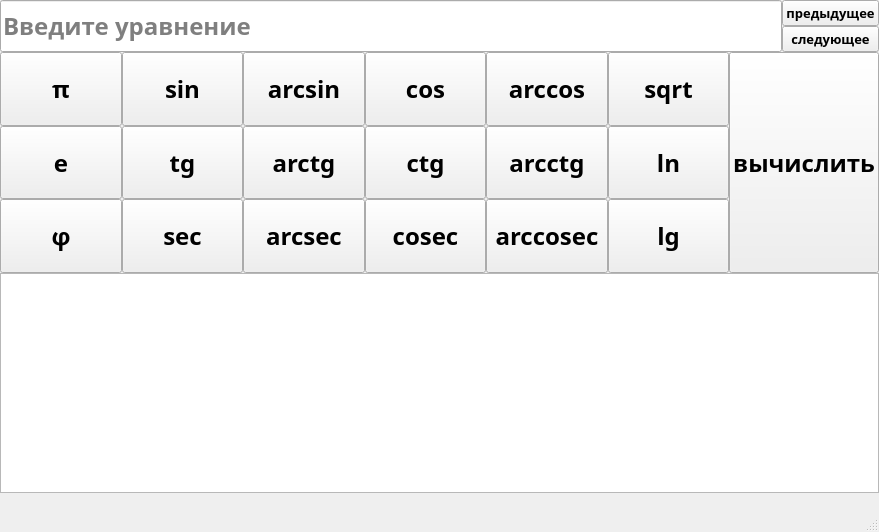
<?xml version="1.0" encoding="UTF-8"?>
<ui version="4.0">
 <class>MainWindow</class>
 <widget class="QMainWindow" name="MainWindow">
  <property name="geometry">
   <rect>
    <x>0</x>
    <y>0</y>
    <width>879</width>
    <height>532</height>
   </rect>
  </property>
  <property name="font">
   <font>
    <family>MS Reference Sans Serif</family>
    <pointsize>18</pointsize>
    <weight>75</weight>
    <italic>false</italic>
    <bold>true</bold>
    <underline>false</underline>
    <kerning>true</kerning>
   </font>
  </property>
  <property name="windowTitle">
   <string>MainWindow</string>
  </property>
  <widget class="QWidget" name="centralwidget">
   <layout class="QVBoxLayout" name="verticalLayout_9">
    <property name="spacing">
     <number>0</number>
    </property>
    <property name="leftMargin">
     <number>0</number>
    </property>
    <property name="topMargin">
     <number>0</number>
    </property>
    <property name="rightMargin">
     <number>0</number>
    </property>
    <property name="bottomMargin">
     <number>0</number>
    </property>
    <item>
     <layout class="QGridLayout" name="gridLayout">
      <property name="spacing">
       <number>0</number>
      </property>
      <item row="1" column="1">
       <layout class="QVBoxLayout" name="verticalLayout_8">
        <property name="spacing">
         <number>0</number>
        </property>
        <item>
         <widget class="QPushButton" name="pushButton_2">
          <property name="sizePolicy">
           <sizepolicy hsizetype="Minimum" vsizetype="Minimum">
            <horstretch>0</horstretch>
            <verstretch>0</verstretch>
           </sizepolicy>
          </property>
          <property name="font">
           <font>
            <pointsize>10</pointsize>
           </font>
          </property>
          <property name="text">
           <string>предыдущее</string>
          </property>
         </widget>
        </item>
        <item>
         <widget class="QPushButton" name="pushButton">
          <property name="sizePolicy">
           <sizepolicy hsizetype="Minimum" vsizetype="Minimum">
            <horstretch>0</horstretch>
            <verstretch>0</verstretch>
           </sizepolicy>
          </property>
          <property name="font">
           <font>
            <pointsize>10</pointsize>
           </font>
          </property>
          <property name="text">
           <string>следующее</string>
          </property>
         </widget>
        </item>
       </layout>
      </item>
      <item row="1" column="0">
       <widget class="QLineEdit" name="lineEdit">
        <property name="sizePolicy">
         <sizepolicy hsizetype="Expanding" vsizetype="Minimum">
          <horstretch>0</horstretch>
          <verstretch>0</verstretch>
         </sizepolicy>
        </property>
        <property name="text">
         <string/>
        </property>
        <property name="placeholderText">
         <string>Введите уравнение</string>
        </property>
       </widget>
      </item>
     </layout>
    </item>
    <item>
     <layout class="QHBoxLayout" name="horizontalLayout_2">
      <property name="spacing">
       <number>0</number>
      </property>
      <item>
       <layout class="QVBoxLayout" name="verticalLayout">
        <property name="spacing">
         <number>0</number>
        </property>
        <item>
         <widget class="QPushButton" name="p_button">
          <property name="sizePolicy">
           <sizepolicy hsizetype="Minimum" vsizetype="Expanding">
            <horstretch>0</horstretch>
            <verstretch>0</verstretch>
           </sizepolicy>
          </property>
          <property name="text">
           <string>π</string>
          </property>
         </widget>
        </item>
        <item>
         <widget class="QPushButton" name="e_button">
          <property name="sizePolicy">
           <sizepolicy hsizetype="Minimum" vsizetype="Expanding">
            <horstretch>0</horstretch>
            <verstretch>0</verstretch>
           </sizepolicy>
          </property>
          <property name="text">
           <string>e</string>
          </property>
         </widget>
        </item>
        <item>
         <widget class="QPushButton" name="f_button">
          <property name="sizePolicy">
           <sizepolicy hsizetype="Minimum" vsizetype="Expanding">
            <horstretch>0</horstretch>
            <verstretch>0</verstretch>
           </sizepolicy>
          </property>
          <property name="text">
           <string>φ</string>
          </property>
         </widget>
        </item>
       </layout>
      </item>
      <item>
       <layout class="QVBoxLayout" name="verticalLayout_2">
        <property name="spacing">
         <number>0</number>
        </property>
        <item>
         <widget class="QPushButton" name="sin_button">
          <property name="sizePolicy">
           <sizepolicy hsizetype="Minimum" vsizetype="Expanding">
            <horstretch>0</horstretch>
            <verstretch>0</verstretch>
           </sizepolicy>
          </property>
          <property name="text">
           <string>sin</string>
          </property>
         </widget>
        </item>
        <item>
         <widget class="QPushButton" name="tg_button">
          <property name="sizePolicy">
           <sizepolicy hsizetype="Minimum" vsizetype="Expanding">
            <horstretch>0</horstretch>
            <verstretch>0</verstretch>
           </sizepolicy>
          </property>
          <property name="text">
           <string>tg</string>
          </property>
         </widget>
        </item>
        <item>
         <widget class="QPushButton" name="sec_button">
          <property name="sizePolicy">
           <sizepolicy hsizetype="Minimum" vsizetype="Expanding">
            <horstretch>0</horstretch>
            <verstretch>0</verstretch>
           </sizepolicy>
          </property>
          <property name="text">
           <string>sec</string>
          </property>
         </widget>
        </item>
       </layout>
      </item>
      <item>
       <layout class="QVBoxLayout" name="verticalLayout_6">
        <property name="spacing">
         <number>0</number>
        </property>
        <item>
         <widget class="QPushButton" name="arcsin_button">
          <property name="sizePolicy">
           <sizepolicy hsizetype="Minimum" vsizetype="Expanding">
            <horstretch>0</horstretch>
            <verstretch>0</verstretch>
           </sizepolicy>
          </property>
          <property name="text">
           <string>arcsin</string>
          </property>
         </widget>
        </item>
        <item>
         <widget class="QPushButton" name="arctg_button">
          <property name="sizePolicy">
           <sizepolicy hsizetype="Minimum" vsizetype="Expanding">
            <horstretch>0</horstretch>
            <verstretch>0</verstretch>
           </sizepolicy>
          </property>
          <property name="text">
           <string>arctg</string>
          </property>
         </widget>
        </item>
        <item>
         <widget class="QPushButton" name="arcsec_button">
          <property name="sizePolicy">
           <sizepolicy hsizetype="Minimum" vsizetype="Expanding">
            <horstretch>0</horstretch>
            <verstretch>0</verstretch>
           </sizepolicy>
          </property>
          <property name="text">
           <string>arcsec</string>
          </property>
         </widget>
        </item>
       </layout>
      </item>
      <item>
       <layout class="QVBoxLayout" name="verticalLayout_5">
        <property name="spacing">
         <number>0</number>
        </property>
        <item>
         <widget class="QPushButton" name="cos_button">
          <property name="sizePolicy">
           <sizepolicy hsizetype="Minimum" vsizetype="Expanding">
            <horstretch>0</horstretch>
            <verstretch>0</verstretch>
           </sizepolicy>
          </property>
          <property name="text">
           <string>cos</string>
          </property>
         </widget>
        </item>
        <item>
         <widget class="QPushButton" name="ctg_button">
          <property name="sizePolicy">
           <sizepolicy hsizetype="Minimum" vsizetype="Expanding">
            <horstretch>0</horstretch>
            <verstretch>0</verstretch>
           </sizepolicy>
          </property>
          <property name="text">
           <string>ctg</string>
          </property>
         </widget>
        </item>
        <item>
         <widget class="QPushButton" name="cosec_button">
          <property name="sizePolicy">
           <sizepolicy hsizetype="Minimum" vsizetype="Expanding">
            <horstretch>0</horstretch>
            <verstretch>0</verstretch>
           </sizepolicy>
          </property>
          <property name="text">
           <string>cosec</string>
          </property>
         </widget>
        </item>
       </layout>
      </item>
      <item>
       <layout class="QVBoxLayout" name="verticalLayout_4">
        <property name="spacing">
         <number>0</number>
        </property>
        <item>
         <widget class="QPushButton" name="arccos_button">
          <property name="sizePolicy">
           <sizepolicy hsizetype="Minimum" vsizetype="Expanding">
            <horstretch>0</horstretch>
            <verstretch>0</verstretch>
           </sizepolicy>
          </property>
          <property name="text">
           <string>arccos</string>
          </property>
         </widget>
        </item>
        <item>
         <widget class="QPushButton" name="arcctg_button">
          <property name="sizePolicy">
           <sizepolicy hsizetype="Minimum" vsizetype="Expanding">
            <horstretch>0</horstretch>
            <verstretch>0</verstretch>
           </sizepolicy>
          </property>
          <property name="text">
           <string>arcctg</string>
          </property>
         </widget>
        </item>
        <item>
         <widget class="QPushButton" name="arccosec_button">
          <property name="sizePolicy">
           <sizepolicy hsizetype="Minimum" vsizetype="Expanding">
            <horstretch>0</horstretch>
            <verstretch>0</verstretch>
           </sizepolicy>
          </property>
          <property name="text">
           <string>arccosec</string>
          </property>
         </widget>
        </item>
       </layout>
      </item>
      <item>
       <layout class="QVBoxLayout" name="verticalLayout_3">
        <property name="spacing">
         <number>0</number>
        </property>
        <item>
         <widget class="QPushButton" name="sqrt_button">
          <property name="sizePolicy">
           <sizepolicy hsizetype="Minimum" vsizetype="Expanding">
            <horstretch>0</horstretch>
            <verstretch>0</verstretch>
           </sizepolicy>
          </property>
          <property name="text">
           <string>sqrt</string>
          </property>
         </widget>
        </item>
        <item>
         <widget class="QPushButton" name="ln_button">
          <property name="sizePolicy">
           <sizepolicy hsizetype="Minimum" vsizetype="Expanding">
            <horstretch>0</horstretch>
            <verstretch>0</verstretch>
           </sizepolicy>
          </property>
          <property name="text">
           <string>ln</string>
          </property>
         </widget>
        </item>
        <item>
         <widget class="QPushButton" name="lg_button">
          <property name="sizePolicy">
           <sizepolicy hsizetype="Minimum" vsizetype="Expanding">
            <horstretch>0</horstretch>
            <verstretch>0</verstretch>
           </sizepolicy>
          </property>
          <property name="text">
           <string>lg</string>
          </property>
         </widget>
        </item>
       </layout>
      </item>
      <item>
       <layout class="QVBoxLayout" name="verticalLayout_7">
        <item>
         <layout class="QHBoxLayout" name="horizontalLayout">
          <item>
           <widget class="QPushButton" name="p_button_7">
            <property name="sizePolicy">
             <sizepolicy hsizetype="Minimum" vsizetype="Expanding">
              <horstretch>0</horstretch>
              <verstretch>0</verstretch>
             </sizepolicy>
            </property>
            <property name="text">
             <string>вычислить</string>
            </property>
           </widget>
          </item>
         </layout>
        </item>
       </layout>
      </item>
     </layout>
    </item>
    <item>
     <widget class="QTextBrowser" name="textBrowser">
      <property name="sizePolicy">
       <sizepolicy hsizetype="Expanding" vsizetype="Expanding">
        <horstretch>0</horstretch>
        <verstretch>0</verstretch>
       </sizepolicy>
      </property>
      <property name="html">
       <string>&lt;!DOCTYPE HTML PUBLIC &quot;-//W3C//DTD HTML 4.0//EN&quot; &quot;http://www.w3.org/TR/REC-html40/strict.dtd&quot;&gt;
&lt;html&gt;&lt;head&gt;&lt;meta name=&quot;qrichtext&quot; content=&quot;1&quot; /&gt;&lt;style type=&quot;text/css&quot;&gt;
p, li { white-space: pre-wrap; }
&lt;/style&gt;&lt;/head&gt;&lt;body style=&quot; font-family:'MS Reference Sans Serif'; font-size:18pt; font-weight:600; font-style:normal;&quot;&gt;
&lt;p style=&quot; margin-top:12px; margin-bottom:12px; margin-left:0px; margin-right:0px; -qt-block-indent:0; text-indent:0px;&quot;&gt;&lt;br /&gt;&lt;/p&gt;&lt;/body&gt;&lt;/html&gt;</string>
      </property>
     </widget>
    </item>
   </layout>
  </widget>
  <widget class="QMenuBar" name="menubar">
   <property name="geometry">
    <rect>
     <x>0</x>
     <y>0</y>
     <width>879</width>
     <height>35</height>
    </rect>
   </property>
  </widget>
  <widget class="QStatusBar" name="statusbar"/>
 </widget>
 <resources/>
 <connections/>
</ui>
